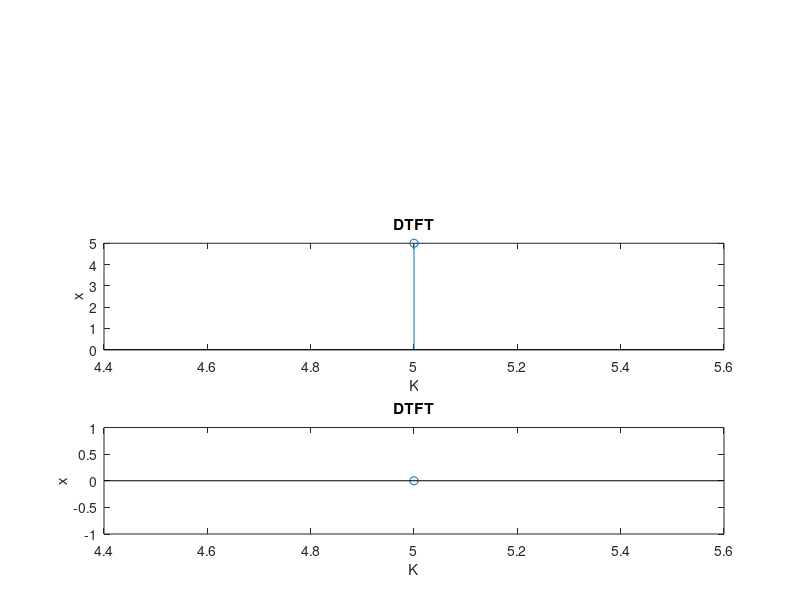

The MATLAB script that drew this image:
x=input('Sequence 1: ');
subplot(3,1,2);
stem(x);
xlabel('K');ylabel('x');title('FUNCTION');
N=length(x);
n=0:N-1;
k=0:N-1;
wn=exp(-1i*2*pi/N);
nk=n'*k;
wNnk=wn.^nk;
df=x*wNnk;
subplot(3,1,2);
stem(x,abs(df))
xlabel('K');ylabel('x');title('DTFT');
subplot(3,1,3);
stem(x,angle(df));
xlabel('K');ylabel('x');title('DTFT')
